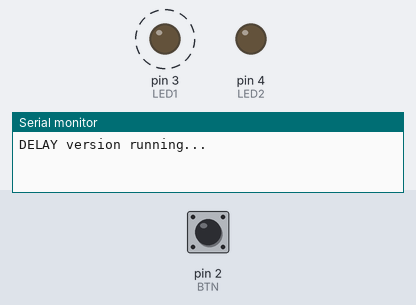
Simulated run of this sketch. Board: Arduino Uno, built with avr-gcc and run on an emulated ATmega328P. Parts: output pins drawn as LEDs (lit = HIGH), the last lines printed to the serial monitor. Dashed ring = blinking. The inputs (shaded band) are chosen by the test bench; at power-on: pin 2 (BTN) HIGH.

Above: at 3.8 s.
3.9 s: pin 2 (BTN) pulled LOW for 1.3 s
At 4.4 s:
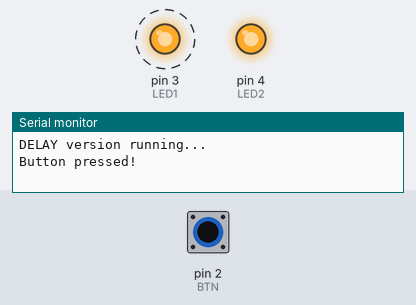
7.4 s: pin 2 (BTN) pulled LOW for 3.2 s
At 8.4 s:
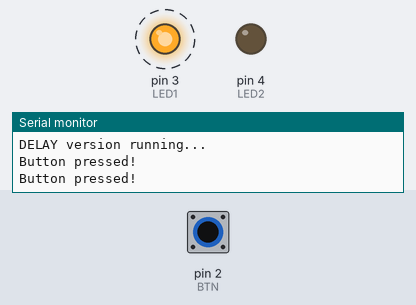
Timing chart, 0 to 18.1 s (numbered marks = the images above; inputs shaded):
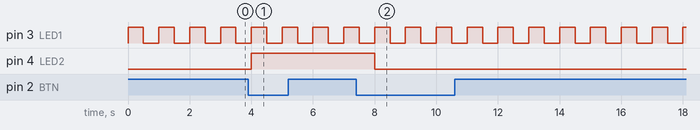

Measured:
- after the input at 3.9 s, pin 4 (LED2): LOW → HIGH after 0.10 s
- after the input at 7.4 s, pin 4 (LED2): HIGH → LOW after 0.60 s
- by itself, pin 3 (LED1): alternates HIGH for 0.50 s and LOW for 0.50 s

The sketch:

code-delay1a-twoLEDsAndButton.ino
```cpp
// Two LEDs + button using delay()
// LED1 blinks every second
// LED2 toggles when button is pressed

const int LED1 = 3;     // blinking LED
const int LED2 = 4;     // toggled by button
const int BTN  = 2;     // button to GND

int led2State = LOW;
int lastBtn = HIGH;

void setup() {
  pinMode(LED1, OUTPUT);
  pinMode(LED2, OUTPUT);
  pinMode(BTN, INPUT_PULLUP);
  Serial.begin(9600);
  Serial.println("DELAY version running...");
}

void loop() {
  // --- LED1 blink with delay ---
  digitalWrite(LED1, HIGH);
  delay(500);
  digitalWrite(LED1, LOW);
  delay(500);

  // --- Button check (but only runs between delays!) ---
  int btn = digitalRead(BTN);
  if (lastBtn == HIGH && btn == LOW) {
    led2State = !led2State;
    digitalWrite(LED2, led2State);
    Serial.println("Button pressed!");
  }
  lastBtn = btn;
}
```
